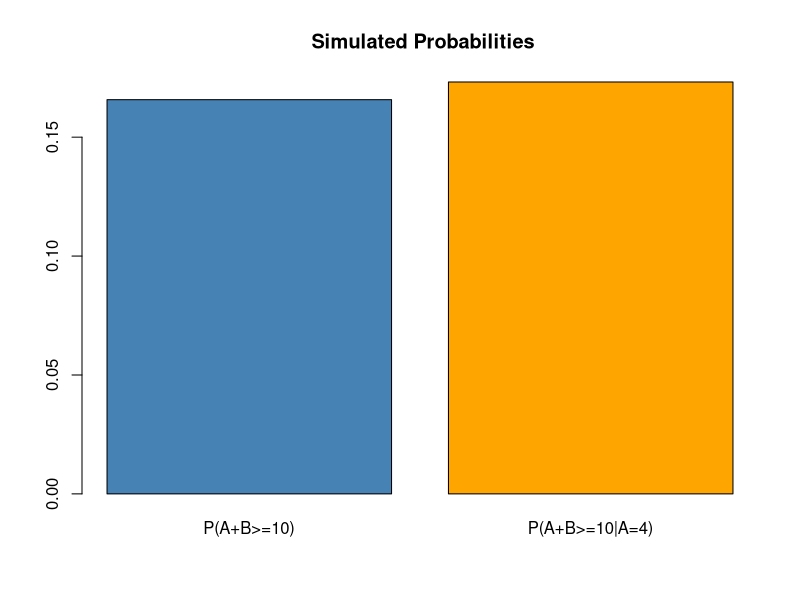

Recreate this plot in R.
#Topic 2:Probability and Conditional Probability
set.seed(42)
a <- sample(1:6, 100000, replace=TRUE); b <- sample(1:6,100000,replace=TRUE)
event <- a+b >= 10; given <- a==4
mean(event); mean(event[given])
probs<-c(mean(event),mean(event[given]))
probs_df<-data.frame(
  Event=c("p(a+b>=10)","p(a+b>=10|a=4"),
  probability=probs
)
write.csv(
  probs_df,
  "Probability_Results.csv",
  row.names=FALSE
)
barplot(probs, 
        names.arg = c("P(A+B>=10)", "P(A+B>=10|A=4)"),
        col = c("steelblue", "orange"), main = " Simulated Probabilities")
